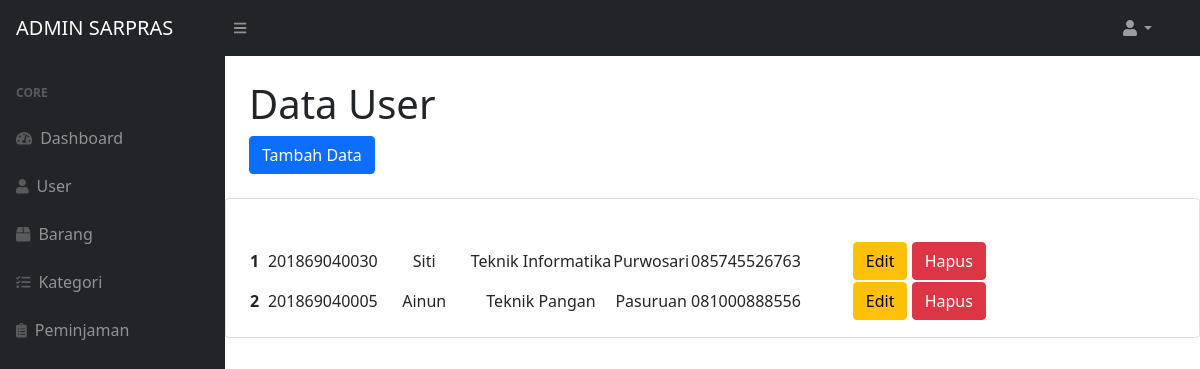
The app's page /index.php/user, older data.
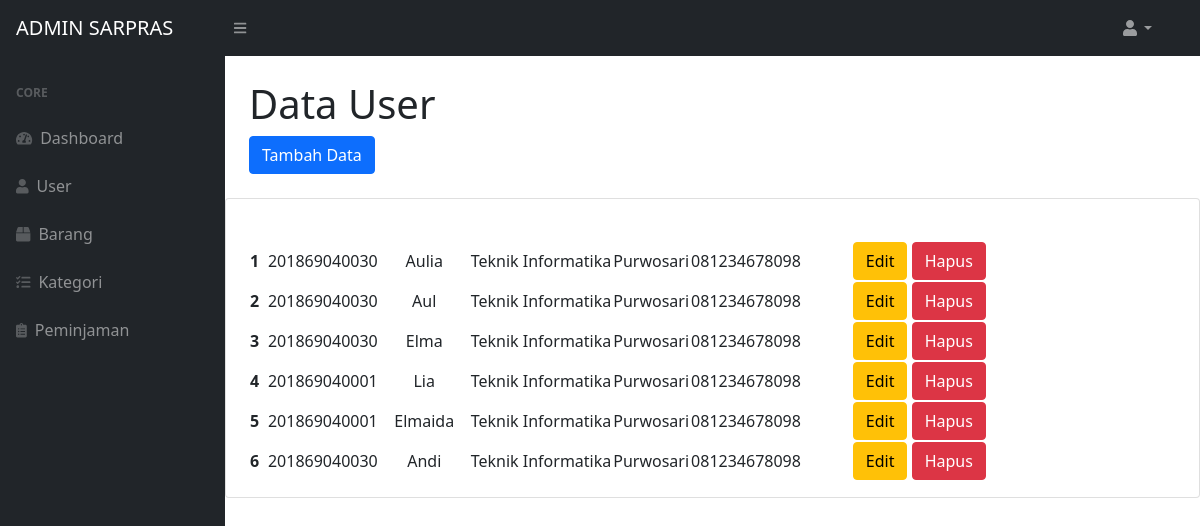
The same page, newer data.
### tables this page shows
CREATE TABLE `tb_user` (
  `id_user` int(20) NOT NULL,
  `nim` varchar(20) NOT NULL,
  `nama_user` varchar(30) NOT NULL,
  `jurusan` varchar(30) NOT NULL,
  `alamat` varchar(20) NOT NULL,
  `email` varchar(25) NOT NULL,
  `password` varchar(100) NOT NULL,
  `no_hp` varchar(15) NOT NULL,
  `role` varchar(10) NOT NULL
);

### application/controllers/User.php (called while the page is built, shortened)
<?php
class User extends CI_Controller {
    function __construct(){
        $this->load->model('M_User', 'user');
    }
	public function index()
	{
        $data = array(
            'title' => 'List User',
            'content' => 'user/vuser',
            'data'=>  $this->user->get_data()
        );
        $this->load->view('template/view', $data);
	}
}
?>

### index.php (called while the page is built, shortened)
<?php
require_once BASEPATH.'core/CodeIgniter.php';

### application/models/M_User.php (called while the page is built, shortened)
<?php
    class M_User extends CI_Model {
        function get_data($table='tb_user')
        {
            $query = $this->db->get($table);
            return $query->result();
        }
    }
?>

### application/views/user/vuser.php (the view, shortened to what this page needs)
<!DOCTYPE html>
<html lang="en">
<head>
    <link href="https://cdn.jsdelivr.net/npm/bootstrap@5.0.0-beta3/dist/css/bootstrap.min.css" rel="stylesheet">
</head>
<body>
    <div id="layoutSidenav_content">
        <main>
            <div class="container-fluid px-4">
                <h1 class="mt-4">Data User</h1>
                    <ol class="breadcrumb mb-4">
                    <a href="user/add" class="btn btn-primary">Tambah Data</a>
                    </ol>
            </div>
            <div class="card mb-4">
            <div class="card-body">
                <table id="datatablesSimple">
                    <thead class="table-dark ">
                        <tr >
                            <th class="text-center">No</th>
                            <th class="text-center">NIM</th>
                            <th class="text-center">Nama User</th>
                            <th class="text-center">Jurusan</th>
                            <th class="text-center">Alamat</th>
                            <th class="text-center">No. Hp</th>
                            <th class="text-center">Token</th>
                            <th class="text-center">Aksi</th>
                        </tr>
                    </thead>
                <tbody>
                    <?php $no= 0; foreach ($data as $key): ?>
                    <tr class="text-center">
                        <th scope="row" class="text-center" ><?= ++$no ?></th>
                        <td><?= $key->nim?></td>
                        <td><?= $key->nama_user?></td>
                        <td><?= $key->jurusan?></td>
                        <td><?= $key->alamat?></td>
                        <td><?= $key->no_hp?></td>
                        <td><?= $key->token?></td>
                        <td>
                        <a href="user/edit/<?= $key->id_user ?>" class="btn btn-warning">Edit</a>
                        <a href="user/delete/<?= $key->id_user ?>" class="btn btn-danger">Hapus</a>
                        </td>
                    </tr>
                    <?php endforeach ?>
                </tbody>
                </table>
        </main>
    </div>
</body>
</html>

### application/views/template/view.php (shortened to what this page needs)
<!DOCTYPE html>
<html lang="en">
<head>
        <link href="https://cdn.jsdelivr.net/npm/simple-datatables@latest/dist/style.css" rel="stylesheet" />
        <link href="<?= base_url()?>assets/css/styles.css" rel="stylesheet" />
</head>
<body>
<nav class="sb-topnav navbar navbar-expand navbar-dark bg-dark">
        <a class="navbar-brand ps-3" href="index.html">ADMIN SARPRAS</a>
        <button class="btn btn-link btn-sm order-1 order-lg-0 me-4 me-lg-0" id="sidebarToggle" href="#!"><i class="fas fa-bars"></i></button>
        <form class="d-none d-md-inline-block form-inline ms-auto me-0 me-md-3 my-2 my-md-0">
            <ul class="navbar-nav ms-auto ms-md-0 me-3 me-lg-4">
                <li class="nav-item dropdown">
                    <a class="nav-link dropdown-toggle" id="navbarDropdown" href="#" role="button" data-bs-toggle="dropdown" aria-expanded="false"><i class="fas fa-user fa-fw"></i></a>
                </li>
            </ul>
        </form>
    </nav>
    <?php if ($title != 'Login Admin') : ?>
        <?php $this->view('template/sidebar'); ?>
            <?php endif ?>
            <?php $this->view($content); ?>
</body>
</html>

### application/views/template/sidebar.php
<!DOCTYPE html>
<html lang="en">
<head>
</head>
<body>
    <div id="layoutSidenav">
        <div id="layoutSidenav_nav">
            <nav class="sb-sidenav accordion sb-sidenav-dark" id="sidenavAccordion">
                <div class="sb-sidenav-menu">
                    <div class="nav">
                        <div class="sb-sidenav-menu-heading">Core</div>
                        <a class="nav-link" href="<?php base_url() ?>Dashboard">
                            <div class="sb-nav-link-icon"><i class="fas fa-tachometer-alt"></i></div>
                            Dashboard
                        </a>
                        <a class="nav-link" href="<?php base_url() ?>User">
                            <div class="sb-nav-link-icon"><i class="fas fa-user"></i></div>
                            User
                        </a>
                        <a class="nav-link" href="<?php base_url() ?>Barang">
                            <div class="sb-nav-link-icon"><i class="fas fa-box"></i></div>
                            Barang
                        </a>
                        <a class="nav-link" href="<?php base_url() ?>Kategori">
                            <div class="sb-nav-link-icon"><i class="fas fa-tasks"></i></div>
                            Kategori
                        </a>
                        <a class="nav-link" href="<?php base_url() ?>Peminjaman">
                            <div class="sb-nav-link-icon"><i class="fas fa-clipboard-list"></i></div>
                            Peminjaman
                        </a>
                </div>
            </nav>
    </div>
</body>
</html>

Row changes from the older to the newer data that the page shows:
removed tb_user: nim "201869040030", nama_user "Siti", jurusan "Teknik Informatika", alamat "Purwosari", no_hp "085745526763"
removed tb_user: nim "201869040005", nama_user "Ainun", jurusan "Teknik Pangan", alamat "Pasuruan", no_hp "081000888556"
added tb_user: nim "201869040030", nama_user "Aulia", jurusan "Teknik Informatika", alamat "Purwosari", no_hp "081234678098"
added tb_user: nim "201869040030", nama_user "Aul", jurusan "Teknik Informatika", alamat "Purwosari", no_hp "081234678098"
added tb_user: nim "201869040030", nama_user "Elma", jurusan "Teknik Informatika", alamat "Purwosari", no_hp "081234678098"
added tb_user: nim "201869040001", nama_user "Lia", jurusan "Teknik Informatika", alamat "Purwosari", no_hp "081234678098"
added tb_user: nim "201869040001", nama_user "Elmaida", jurusan "Teknik Informatika", alamat "Purwosari", no_hp "081234678098"
added tb_user: nim "201869040030", nama_user "Andi", jurusan "Teknik Informatika", alamat "Purwosari", no_hp "081234678098"
